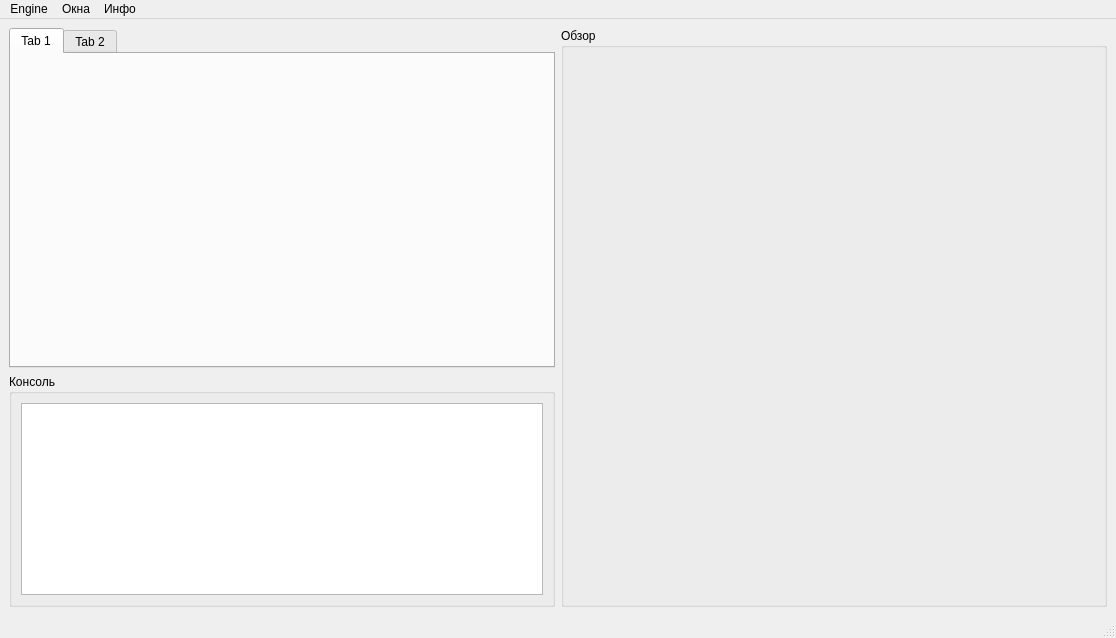
<?xml version="1.0" encoding="UTF-8"?>
<ui version="4.0">
 <class>MainWindow</class>
 <widget class="QMainWindow" name="MainWindow">
  <property name="geometry">
   <rect>
    <x>0</x>
    <y>0</y>
    <width>1116</width>
    <height>638</height>
   </rect>
  </property>
  <property name="sizePolicy">
   <sizepolicy hsizetype="Preferred" vsizetype="Fixed">
    <horstretch>0</horstretch>
    <verstretch>0</verstretch>
   </sizepolicy>
  </property>
  <property name="cursor">
   <cursorShape>ArrowCursor</cursorShape>
  </property>
  <property name="windowTitle">
   <string notr="true">Simple Engine</string>
  </property>
  <property name="autoFillBackground">
   <bool>false</bool>
  </property>
  <widget class="QWidget" name="centralwidget">
   <property name="cursor">
    <cursorShape>ArrowCursor</cursorShape>
   </property>
   <layout class="QGridLayout" name="gridLayout_2">
    <property name="sizeConstraint">
     <enum>QLayout::SizeConstraint::SetNoConstraint</enum>
    </property>
    <item row="0" column="1">
     <layout class="QHBoxLayout" name="horizontalLayout">
      <property name="spacing">
       <number>6</number>
      </property>
      <property name="leftMargin">
       <number>0</number>
      </property>
      <item>
       <layout class="QVBoxLayout" name="verticalLayout_2">
        <property name="sizeConstraint">
         <enum>QLayout::SizeConstraint::SetNoConstraint</enum>
        </property>
        <item>
         <widget class="QTabWidget" name="tabWidget">
          <property name="sizePolicy">
           <sizepolicy hsizetype="Preferred" vsizetype="Preferred">
            <horstretch>0</horstretch>
            <verstretch>0</verstretch>
           </sizepolicy>
          </property>
          <widget class="QWidget" name="tab_3">
           <attribute name="title">
            <string>Tab 1</string>
           </attribute>
          </widget>
          <widget class="QWidget" name="tab_4">
           <attribute name="title">
            <string>Tab 2</string>
           </attribute>
          </widget>
         </widget>
        </item>
        <item>
         <widget class="QGroupBox" name="ConsoleGroupBox">
          <property name="sizePolicy">
           <sizepolicy hsizetype="Preferred" vsizetype="Fixed">
            <horstretch>0</horstretch>
            <verstretch>0</verstretch>
           </sizepolicy>
          </property>
          <property name="title">
           <string>Консоль</string>
          </property>
          <layout class="QVBoxLayout" name="verticalLayout_4">
           <item>
            <widget class="QPlainTextEdit" name="SEConsole"/>
           </item>
          </layout>
         </widget>
        </item>
       </layout>
      </item>
      <item>
       <layout class="QVBoxLayout" name="verticalLayout_3">
        <property name="sizeConstraint">
         <enum>QLayout::SizeConstraint::SetNoConstraint</enum>
        </property>
        <item>
         <widget class="QGroupBox" name="ViewerGroupBox">
          <property name="sizePolicy">
           <sizepolicy hsizetype="MinimumExpanding" vsizetype="Ignored">
            <horstretch>0</horstretch>
            <verstretch>0</verstretch>
           </sizepolicy>
          </property>
          <property name="title">
           <string>Обзор</string>
          </property>
         </widget>
        </item>
       </layout>
      </item>
     </layout>
    </item>
   </layout>
  </widget>
  <widget class="QMenuBar" name="menubar">
   <property name="geometry">
    <rect>
     <x>0</x>
     <y>0</y>
     <width>1116</width>
     <height>21</height>
    </rect>
   </property>
   <property name="nativeMenuBar">
    <bool>false</bool>
   </property>
   <widget class="QMenu" name="menuFile">
    <property name="title">
     <string>Engine</string>
    </property>
    <addaction name="actionOpen_Project"/>
    <addaction name="actionSave_Project"/>
   </widget>
   <widget class="QMenu" name="menu">
    <property name="title">
     <string>Окна</string>
    </property>
   </widget>
   <widget class="QMenu" name="menu_2">
    <property name="title">
     <string>Инфо</string>
    </property>
    <addaction name="action"/>
    <addaction name="action_2"/>
   </widget>
   <addaction name="menuFile"/>
   <addaction name="menu"/>
   <addaction name="menu_2"/>
  </widget>
  <widget class="QStatusBar" name="statusbar"/>
  <action name="actionOpen_Project">
   <property name="text">
    <string>Открыть проект</string>
   </property>
  </action>
  <action name="actionSave_Project">
   <property name="text">
    <string>Сохранить проект</string>
   </property>
  </action>
  <action name="action">
   <property name="text">
    <string>Руководство</string>
   </property>
  </action>
  <action name="action_2">
   <property name="text">
    <string>О программе</string>
   </property>
  </action>
 </widget>
 <resources/>
 <connections/>
</ui>
